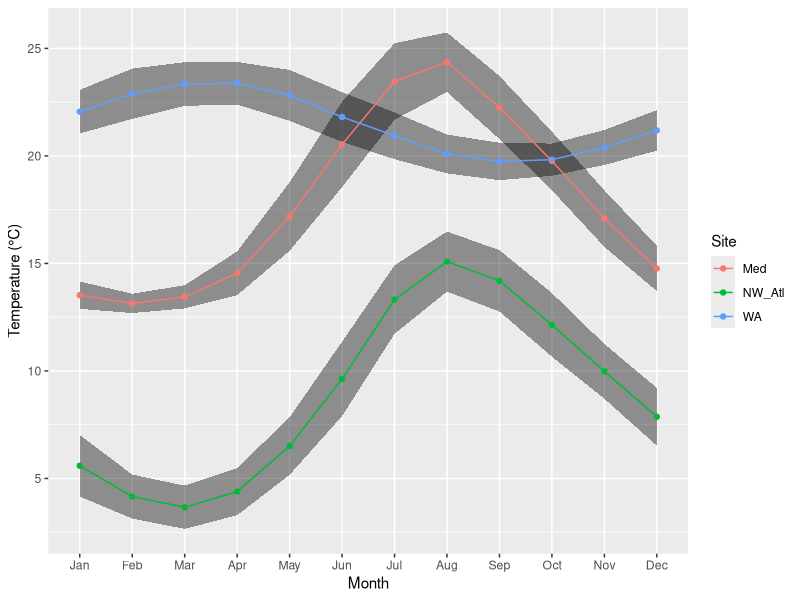

Write R code to recreate this figure.
## ---- chunk 1
knitr::opts_chunk$set(
  warning = FALSE, 
  message = FALSE,
  echo = TRUE
)
## ---- chunk 2
library(tidyverse)
library(lubridate)
sst_NOAA <- read_csv("../data/sst_NOAA.csv")
## ---- chunk 3
sst_NOAA_site <- sst_NOAA %>% group_by(site)
## ---- chunk 4
sst_NOAA %>% head()
## ---- chunk 5
sst_NOAA_site %>% head()
## ---- chunk 6
sst_NOAA %>% 
  summarise(mean_temp = mean(temp, na.rm = TRUE)) %>% 
  head()
## ---- chunk 7
sst_NOAA_site %>% 
  summarise(mean_temp = mean(temp, na.rm = TRUE)) %>% 
  head()
## ---- chunk 8
sst_NOAA_ungroup <- sst_NOAA_site %>% ungroup()
## ---- chunk 9
sst_NOAA_site %>% 
  summarise(mean_temp = mean(temp, na.rm = TRUE)) %>% 
  head()
## ---- chunk 10
sst_NOAA_ungroup %>% 
  summarise(mean_temp = mean(temp, na.rm = TRUE)) %>% 
  head()
## ---- chunk 11
sst_NOAA_site_mean <- sst_NOAA %>% 
  # Group by the site column
  group_by(site) %>% 
  # Calculate means
  summarise(mean_temp = mean(temp, na.rm = TRUE), 
            # Count observations 
            count = n(),
            # Ungroup results
            .groups = "drop") 
sst_NOAA_site_mean
## ---- chunk 12
sst_NOAA_20 <- sst_NOAA %>%
  group_by(site) %>%
  filter(max(temp) > 20) %>% 
  ungroup()
unique(sst_NOAA_20$site)
## ---- chunk 13
sst_NOAA_anom <- sst_NOAA %>%
  group_by(site) %>% 
  mutate(anom = temp - mean(temp, na.rm = T)) %>%
  ungroup()
head(sst_NOAA_anom)
## ---- chunk 14
sst_NOAA %>% 
  filter(site == "Med" | site == "WA") %>%
  group_by(site) %>% 
  summarise(mean_temp = mean(temp, na.rm = TRUE), 
            sd_temp = sd(temp, na.rm = TRUE))
## ---- chunk 15
# First create a character vector containing the desired sites
selected_sites <- c("Med", "WA")

# Then calculate the statistics
sst_NOAA %>% 
  filter(site %in% selected_sites) %>%
  group_by(site) %>% 
  summarise(mean_temp = mean(temp, na.rm = TRUE), 
            sd_temp = sd(temp, na.rm = TRUE))
## ---- chunk 16
sst_NOAA %>% 
  filter(site == "Med", 
         temp > 10, temp < 15) %>% 
  nrow()
## ---- chunk 17
sst_NOAA %>% 
  filter(site == "Med", 
         !(temp <= 10 | temp  >= 15)) %>% 
  nrow()
## ---- chunk 18
read_csv("../data/sst_NOAA.csv") %>%
  mutate(month = month(t, label = T)) %>%
  group_by(site, month) %>%
  summarise(mean_temp = mean(temp, na.rm = TRUE),
            sd_temp = sd(temp, na.rm = TRUE)) %>%
  ggplot(aes(x = month, y = mean_temp, group = site)) +
  geom_ribbon(aes(ymin = mean_temp - sd_temp, ymax = mean_temp + sd_temp), 
              fill = "black", alpha = 0.4) +
  geom_point(aes(colour = site)) +
  geom_line(aes(colour = site, group = site)) +
  labs(x = "Month", y = "Temperature (°C)", colour = "Site")
## ---- chunk 19
sst_NOAA %>%  
  group_by(site) %>%
  summarise(count = n(), 
            count_20 = sum(temp > 20)) %>% 
  mutate(prop_20 = count_20/count) %>% 
  arrange(prop_20)
